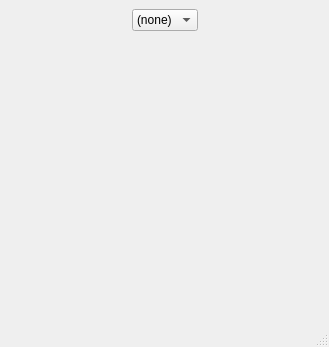
<?xml version="1.0" encoding="UTF-8"?>
<ui version="4.0">
 <class>MainWindow</class>
 <widget class="QMainWindow" name="MainWindow">
  <property name="geometry">
   <rect>
    <x>0</x>
    <y>0</y>
    <width>329</width>
    <height>347</height>
   </rect>
  </property>
  <property name="windowTitle">
   <string>MainWindow</string>
  </property>
  <widget class="QWidget" name="centralwidget">
   <layout class="QVBoxLayout" name="verticalLayout">
    <item>
     <layout class="QGridLayout" name="gridLayout">
      <item row="0" column="1">
       <widget class="QComboBox" name="monster">
        <item>
         <property name="text">
          <string>(none)</string>
         </property>
        </item>
       </widget>
      </item>
      <item row="0" column="0">
       <spacer name="horizontalSpacer">
        <property name="orientation">
         <enum>Qt::Horizontal</enum>
        </property>
        <property name="sizeHint" stdset="0">
         <size>
          <width>40</width>
          <height>20</height>
         </size>
        </property>
       </spacer>
      </item>
      <item row="0" column="2">
       <spacer name="horizontalSpacer_2">
        <property name="orientation">
         <enum>Qt::Horizontal</enum>
        </property>
        <property name="sizeHint" stdset="0">
         <size>
          <width>40</width>
          <height>20</height>
         </size>
        </property>
       </spacer>
      </item>
      <item row="4" column="0" colspan="3">
       <widget class="QLabel" name="monsterDamage">
        <property name="text">
         <string/>
        </property>
       </widget>
      </item>
      <item row="1" column="0" colspan="3">
       <widget class="QLabel" name="monsterName">
        <property name="text">
         <string/>
        </property>
       </widget>
      </item>
      <item row="2" column="0" colspan="3">
       <widget class="QLabel" name="monsterHP">
        <property name="text">
         <string/>
        </property>
       </widget>
      </item>
      <item row="3" column="0" colspan="3">
       <widget class="QLabel" name="monsterMP">
        <property name="text">
         <string/>
        </property>
       </widget>
      </item>
      <item row="5" column="0" colspan="3">
       <widget class="QLabel" name="monsterArmour">
        <property name="text">
         <string/>
        </property>
       </widget>
      </item>
      <item row="6" column="0" colspan="3">
       <widget class="QLabel" name="monsterSpeed">
        <property name="text">
         <string/>
        </property>
       </widget>
      </item>
     </layout>
    </item>
   </layout>
  </widget>
  <widget class="QMenuBar" name="menubar">
   <property name="geometry">
    <rect>
     <x>0</x>
     <y>0</y>
     <width>329</width>
     <height>21</height>
    </rect>
   </property>
  </widget>
  <widget class="QStatusBar" name="statusbar"/>
 </widget>
 <resources/>
 <connections/>
</ui>
